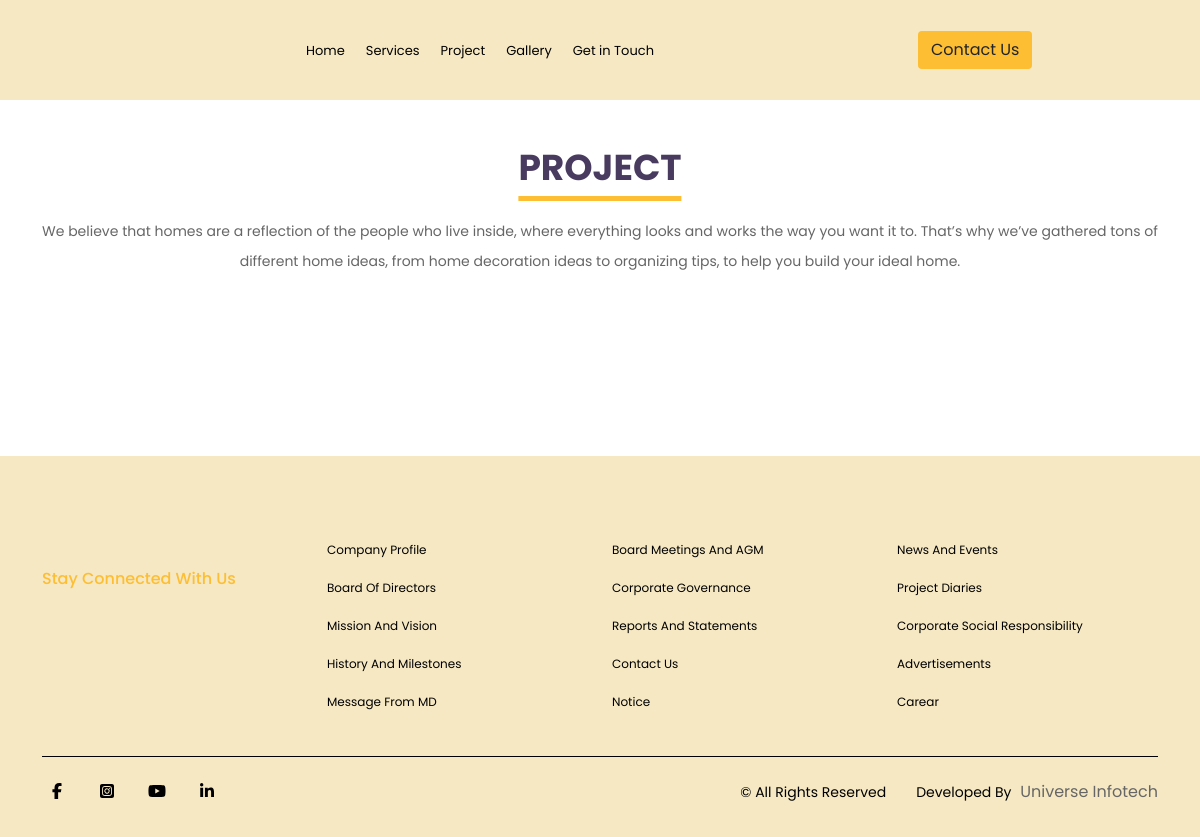
Page /project/ on the earlier database version.
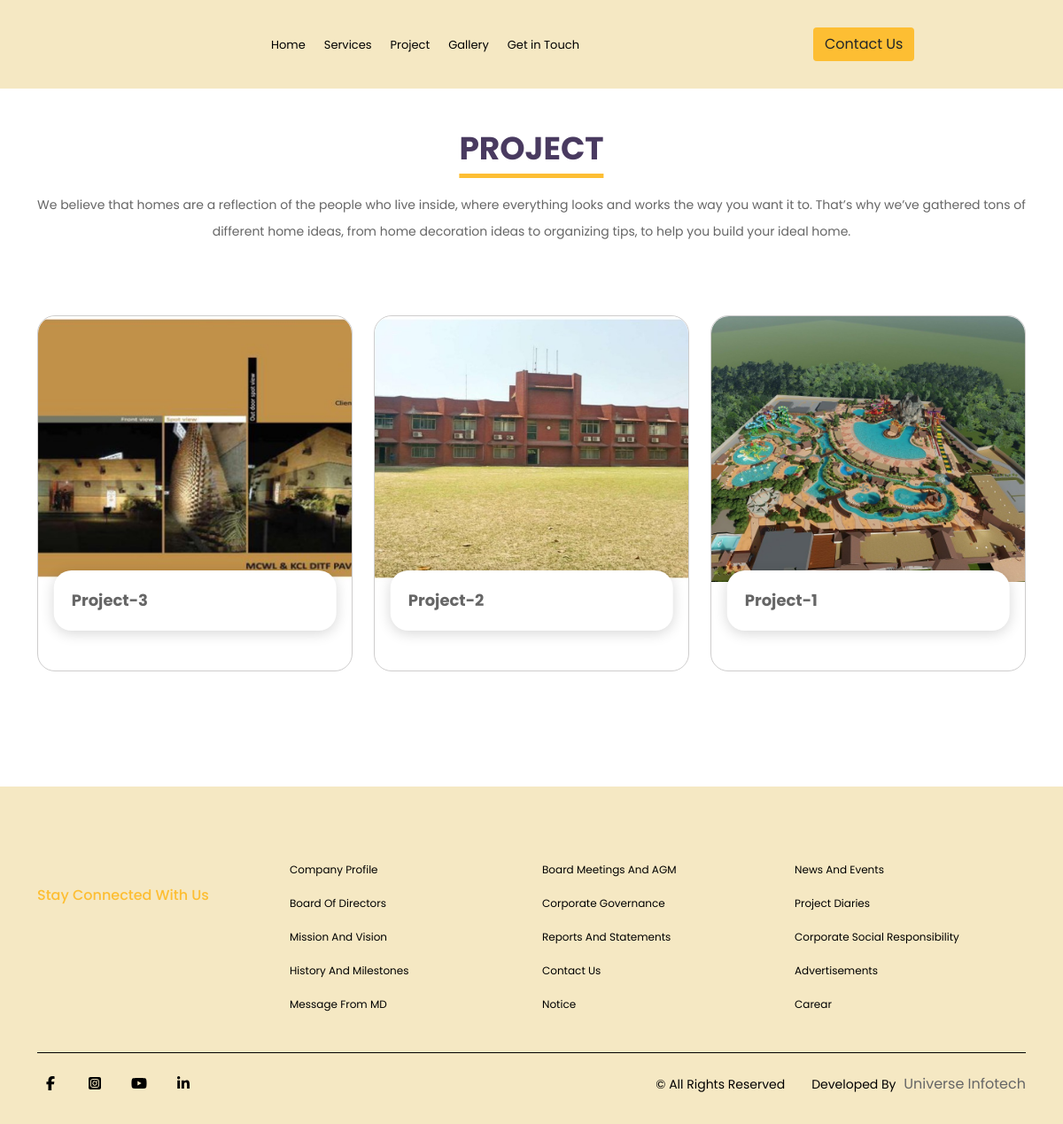
Same page on the later database version.
### universeapp/models.py (models this page shows, shortened)
class Project(models.Model):
    title = models.CharField(max_length = 150)
    slug = models.SlugField(max_length = 50, unique=True, blank=True)
    image = models.ImageField(upload_to='ServiceImage')
    description =RichTextUploadingField()
    class Meta:
        verbose_name = 'Project'
        verbose_name_plural = 'Projects'
        ordering =['-id']
    def get_project_detail_link(self):
        return reverse('project-detail', kwargs={'slug': self.slug})

### universeapp/views.py (the view)
# urls.py: path('project/', ProjectListView.as_view(), name='project'),
class ProjectListView(ListView):
    model = Project
    template_name = "project.html"
    context_object_name ='projects'

### universeapp/models.py (called while the page is built)
    def get_service_detail_link(self):
        return reverse('service-detail', kwargs={'slug': self.slug})

### universeapp/templatetags/project.py (called while the page is built)
@register.filter
def project(request):
    project = Project.objects.all()
    return project

### universeapp/templatetags/service.py (called while the page is built)
@register.filter
def service(request):
    service = Our_Service.objects.all()
    return service

### universeapp/templates/universeapp/project.html (shortened to what this page needs)
{% extends 'base.html'%}
{% block content %}
<section id="Berger_Home_Diaries">
  <div class="container">
    <div class="row">
      <div class="col-lg-12">
        <div class="header_pert">
          <h2>Project</h2>
          <p>
            We believe that homes are a reflection of the people who live
            inside, where everything looks and works the way you want it to.
            That’s why we’ve gathered tons of different home ideas, from home
            decoration ideas to organizing tips, to help you build your ideal
            home.
          </p>
        </div>
      </div>
    </div>
    <div class="row">
      {% for p in projects %}
      <div class="col-lg-4 col-md-6">
        <div class="Berger_Home_Diaries_content">
          <div class="img">
            <img src="{{p.image.url}}" class="img-fluid" alt="" />
            <div class="text">
              <a href="{{p.get_project_detail_link}}">{{p.title}}</a>
            </div>
          </div>
        </div>
      </div>
      {% endfor %}
    </div>
  </div>
</section>
{% endblock content %}

### universeapp/templates/universeapp/base.html (shortened to what this page needs)
{% load static %}
<!DOCTYPE html>
<html lang="en">
  <head>
    <link rel="stylesheet" href="{% static 'frontend_assets/css/all.min.css'%}">
    <link rel="stylesheet" href="{% static 'bootstrap-5.1.3-dist/bootstrap-5.1.3-dist/css/bootstrap.min.css'%}">
    <link rel="stylesheet" href="{% static 'frontend_assets/css/fontawesome.min.css'%}">
    <link rel="stylesheet" href="{% static 'frontend_assets/css/owl.carousel.min.css'%}">
    <link rel="stylesheet" href="{% static 'frontend_assets/css/venobox.min.css'%}">
    <link rel="stylesheet" href="{% static 'frontend_assets/css/style.css'%}">
    <link rel="stylesheet" href="{% static 'frontend_assets/css/category.css'%}">
    <link rel="stylesheet" href="{% static 'frontend_assets/css/product.css'%}">
    <link rel="stylesheet" href="{% static 'frontend_assets/css/media.css'%}">
</head>
    {% include 'navbar.html' %}
    {% block content %}
    {% endblock content %}
    {% include 'footer.html' %}
    <link href="https://cdn.jsdelivr.net/npm/select2@4.1.0-rc.0/dist/css/select2.min.css" rel="stylesheet" />
  </body>
</html>

### universeapp/templates/universeapp/navbar.html (shortened to what this page needs)
{% load service %}
{% load project %}
<nav class="navbar nav navbar-expand-lg">
  <div class="container">
    <div class="collapse navbar-collapse" id="navbarSupportedContent">
      <ul class="navigation navbar-nav m-auto">
        <li>
          <a class="nav-link" href="{% url 'home' %}">Home</a>
        </li>
        <li>
          <a class="nav-link" href="{% url 'service' %}">Services</a>
        </li>
        <li>
          <a class="nav-link" href="{% url 'project' %}">Project</a>
        </li>
        <li>
          <a class="nav-link" href="">Gallery</a>
        </li>
        <li>
          <a class="nav-link" href="#">Get in Touch</a>
        </li>
      </ul>
      <form class="d-flex search">
        <a href="" class="btn" type="submit">Contact Us</a>
      </form>
    </div>
  </div>
</nav>

### universeapp/templates/universeapp/footer.html (shortened to what this page needs)
<footer id="footer">
  <div class="container">
    <div class="row">
      <div class="col-lg-3 col-md-3">
        <div class="footer_content">
          <div class="logo">
          </div>
          <div class="text">
            <h3>Stay Connected With Us</h3>
          </div>
        </div>
      </div>
      <div class="col-lg-3 col-md-3">
        <div class="footer_content">
          <div class="text">
            <ul>
              <li>
                <a href="https://bdcccl.com/career/company_profile"
                  >Company Profile</a
                >
              </li>
              <li>
                <a href="">Board Of Directors</a>
              </li>
              <li>
                <a href="">Mission And Vision</a>
              </li>
              <li>
                <a href=""
                  >History And Milestones</a
                >
              </li>
              <li>
                <a href="">Message From MD</a>
              </li>
            </ul>
          </div>
        </div>
      </div>
      <div class="col-lg-3 col-md-3">
        <div class="footer_content">
          <div class="text">
            <ul>
              <li>
                <a href=""
                  >Board Meetings And AGM</a
                >
              </li>
              <li>
                <a href=""
                  >Corporate Governance</a
                >
              </li>
              <li>
                <a href=""
                  >Reports And Statements</a
                >
              </li>
              <li>
                <a href="">Contact Us</a>
              </li>
              <li>
                <a href="">Notice</a>
              </li>
            </ul>
          </div>
        </div>
      </div>
      <div class="col-lg-3 col-md-3">
        <div class="footer_content">
          <div class="text">
            <ul>
              <li>
                <a href="">News And Events</a>
              </li>
              <li>
                <a href="">Project Diaries</a>
              </li>
              <li>
                <a href=""
                  >Corporate Social Responsibility</a
                >
              </li>
              <li>
                <a href="">Advertisements</a>
              </li>
              <li>
                <a href="">Carear</a>
              </li>
            </ul>
          </div>
        </div>
      </div>
    </div>
    <div class="copy_right d_flex">
      <div class="social_icon">
        <div class="social_bgs f">
          <a href="https://www.facebook.com/ccclbd.rmc/" target="_blank"
            ><i class="fab fa-facebook-f"></i
          ></a>
        </div>
        <div class="social_bgs">
          <a href="https://www.instagram.com/ccclbd/" target="_blank"
            ><i class="fab fa-instagram-square"></i
          ></a>
        </div>
        <div class="social_bgs">
          <a href="https://www.youtube.com/watch?v=1grxnAtgG-M" target="_blank"
            ><i class="fab fa-youtube"></i
          ></a>
        </div>
        <div class="social_bgs">
          <a href=""><i class="fab fa-linkedin-in" target="_blank"></i></a>
        </div>
      </div>
      <div class="right d_flex">
        <p>© All Rights Reserved</p>
        <p>Developed By <a href="">Universe Infotech</a></p>
      </div>
    </div>
  </div>
</footer>

### universeapp/static/frontend_assets/css/style.css (style rules this page uses)
* { margin: 0; padding: 0; }
ol, ul { list-style-type: none; margin: 0; padding: 0; }
a { text-decoration: none; }
a, h1, h2, h3, h4, h5, h6, p, span { margin: 0; padding: 0; }
:root { --bg_color: #493A60; --top_heading_color: #FDBE33; --text_color: #666; }
h2 { font-size: 36px; font-weight: 700; line-height: 36px; color: var(--bg_color); }
h3 { font-size: 20px; font-weight: 700; line-height: 30px; color: var(--text_color); }
p { font-size: 16px; font-weight: 400; line-height: 30px; color: var(--text_color); }
a { font-size: 16px; line-height: 28px; font-weight: 400; display: inline-block; color: var(--text_color); transition: all linear 0.2s; }
svg { font-size: 20px; }
.d_flex { display: flex; align-items: center; }
.header_pert { text-align: center; margin-bottom: 80px; }
.header_pert h2 { position: relative; display: inline-block; text-transform: uppercase; color: var(--bg_color); margin-bottom: 30px; }
.header_pert h2::after { position: absolute; content: ''; bottom: -15px; left: 50%; transform: translateX(-50%); width: 100%; height: 5px; background: var(--top_heading_color); }
.header_pert p { margin-top: 0; }
.navbar { background: #f5e8c3; padding: 0; line-height: 100px; position: fixed; top: 0; left: 0; width: 100%; z-index: 99; }
.nav ul { margin: 0; padding: 0; list-style: none; }
.nav ul { display: inline-block; vertical-align: top; font-size: 14px; }
.nav ul li { position: relative; float: left; margin: 0 30px; }
.nav ul li+li { margin-left: 1px; }
.nav ul li a { display: inline-block; color: #fff; text-decoration: none; -webkit-transition: all 0.1s ease-in; -o-transition: all 0.1s ease-in; transition: all 0.1s ease-in; }
.navbar-expand-lg .navbar-nav a.nav-link { padding: 0; position: relative; color: #000; }
.navbar-expand-lg .navbar-nav a.nav-link::after { position: absolute; content: ''; bottom: -30px; left: 50%; transform: translateX(-50%); width: 100%; height: 5px; background: rgba(255, 255, 255, 0.384); display: none; }
.navbar .search a { background: var(--top_heading_color); }
.Berger_Home_Diaries_content { padding-bottom: 100px; border: 1px solid rgb(206, 205, 205); background: #FFF; border-radius: 20px; margin-bottom: 30px; transition: all linear .2s; }
#Berger_Home_Diaries .Berger_Home_Diaries_content .img { position: relative; }
#Berger_Home_Diaries .Berger_Home_Diaries_content img { border-radius: 20px 20px 0 0; height: 300px; object-fit: cover; }
#Berger_Home_Diaries .Berger_Home_Diaries_content .text { position: absolute; bottom: -55px; left: 50%; width: 90%; background: #FFF; padding: 20px; border-radius: 20px; transform: translateX(-50%); box-shadow: 0 3px 15px 0 rgb(0 0 0 / 16%); }
#Berger_Home_Diaries .Berger_Home_Diaries_content .text a { font-weight: 700; font-size: 18px; }
#footer { padding: 50px 0; background: #f5e8c3; padding-bottom: 30px; }
#footer .logo { margin-bottom: 30px; }
#footer .footer_content h3 { color: var(--top_heading_color); font-weight: 500; }
#footer .footer_content ul { margin-top: 30px; }
#footer .footer_content ul li { margin-bottom: 10px; }
#footer .footer_content ul li a { font-size: 14px; color: #000; }
#footer .copy_right { margin-top: 30px; padding-top: 20px; border-top: 1px solid #000; justify-content: space-between; }
#footer .copy_right .social_icon { display: flex; align-items: center; }
#footer .copy_right .social_icon .social_bgs { margin-right: 20px; width: 30px; height: 30px; line-height: 30px; text-align: center; border-radius: 50%; transition: all linear .2s; }
.right p { color: #000; margin-right: 30px; }
.right p a { color: var(--text_color); margin-left: 5px; }
.right p:last-child { margin-right: 0; }

### universeapp/static/frontend_assets/css/media.css (style rules this page uses)
@media (max-width: 1400px) { p { font-size: 14px; } }
@media (max-width: 1400px) { .nav ul li { margin: 0 20px; } }
@media (max-width: 1400px) { .nav ul li a { font-size: 14px; } }
@media (max-width: 1400px) { .navbar .d-flex { width: 300px; } }
@media (max-width: 1400px) { h3 { font-size: 18px; } }
@media (max-width: 1400px) { #footer .footer_content ul li a { font-size: 12px; } }
@media (max-width: 1200px) { .navbar .d-flex { width: 240px; } }
@media (max-width: 1200px) { .nav ul li a { font-size: 13px; } }
@media (max-width: 1200px) { h3 { font-size: 16px; } }

Differences in the rows shown:
added Project: image (picture), title "Project-3"
added Project: image (picture), title "Project-2"
added Project: image (picture), title "Project-1"
